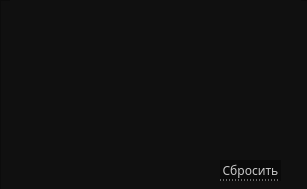
   <widget class="QWidget" name="ramVolume">
    <property name="geometry">
     <rect>
      <x>0</x>
      <y>0</y>
      <width>307</width>
      <height>189</height>
     </rect>
    </property>
    <attribute name="icon">
     <iconset>
      <normaloff>../../images/down-arrow.png</normaloff>../../images/down-arrow.png</iconset>
    </attribute>
    <attribute name="label">
     <string>Макс. объём ОЗУ [Гб]</string>
    </attribute>
    <widget class="QFrame" name="frameRamVolume">
     <property name="geometry">
      <rect>
       <x>0</x>
       <y>0</y>
       <width>311</width>
       <height>191</height>
      </rect>
     </property>
     <property name="styleSheet">
      <string notr="true">QFrame{
	background-color: #101010;
}
</string>
     </property>
     <property name="frameShape">
      <enum>QFrame::StyledPanel</enum>
     </property>
     <property name="frameShadow">
      <enum>QFrame::Raised</enum>
     </property>
     <widget class="QTableWidget" name="tableRamVolume">
      <property name="enabled">
       <bool>true</bool>
      </property>
      <property name="geometry">
       <rect>
        <x>10</x>
        <y>0</y>
        <width>291</width>
        <height>161</height>
       </rect>
      </property>
      <property name="font">
       <font>
        <family>Montserrat Medium</family>
        <stylestrategy>PreferAntialias</stylestrategy>
       </font>
      </property>
      <property name="mouseTracking">
       <bool>true</bool>
      </property>
      <property name="focusPolicy">
       <enum>Qt::NoFocus</enum>
      </property>
      <property name="autoFillBackground">
       <bool>false</bool>
      </property>
      <property name="styleSheet">
       <string notr="true">QTableWidget::item
{
 	border-bottom: 1px solid rgb(60,60,60); 
	border-right: 0px;
	border-left: 0px;
	border-top:0px;
}

QTableView
{
	background-color: #101010;
	color: #dddddd;
	border-top: 0px;
	border-right: 0px;
	border-left: 0px;
	border-bottom: 0px;
}

QTableWidget::item:hover {
    color: white;
	border-bottom: 1px solid rgb(180,180,180);
}      

QTableWidget::item:selected
{
 	color: white;
	border-bottom: 1px solid rgb(180,180,180);
}

QScrollBar:vertical {
	border: none;
    background-color: #151515;
    width: 8px;
    margin: 15px 0 15px 0;
	border-radius: 0px;
 }

/*  HANDLE BAR VERTICAL */
QScrollBar::handle:vertical {	
	background-color: #151515;
	min-height: 30px;
	border-radius: 0px;
	border: 1px solid;
	border-right: 0px;
	border-color: rgb(60,60,60);
}
QScrollBar::handle:vertical:hover{	
	background-color:  rgb(50,50,50);
	border-color: rgb(60,60,60);
}
QScrollBar::handle:vertical:pressed {	
	background-color: rgb(120, 0, 2);
}

/* BTN TOP - SCROLLBAR */
QScrollBar::sub-line:vertical {
	background-color: #151515;
	height: 15px;
	subcontrol-position: top;
	subcontrol-origin: margin;
	border: 0px;
	border-bottom: 1px solid rgb(180, 0, 0);
}
QScrollBar::sub-line:vertical:hover {	
	background-color: #575757;
	border-color: #242424;
}
QScrollBar::sub-line:vertical:pressed {	
	background-color: rgb(120, 0, 2);
}

/* BTN BOTTOM - SCROLLBAR */
QScrollBar::add-line:vertical {
	background-color: #151515;
	height: 15px;
	subcontrol-position: bottom;
	subcontrol-origin: margin;
	border: 1px solid;
	border-color: rgb(60,60,60);
	border: 1px solid;
	border-top:1px solid rgb(180, 0, 0);
	border-right: 0px;
	border-bottom: 0px;
}
QScrollBar::add-line:vertical:hover {	
	background-color: #575757;
	border-color: #242424;
}
QScrollBar::add-line:vertical:pressed {	
	background-color: rgb(120, 0, 2);
}
/* RESET ARROW */
QScrollBar::up-arrow:vertical, QScrollBar::down-arrow:vertical {
	background: none;
}

QScrollBar::add-page:vertical, QScrollBar::sub-page:vertical {
	background: none;
}</string>
      </property>
      <property name="editTriggers">
       <set>QAbstractItemView::AnyKeyPressed|QAbstractItemView::EditKeyPressed|QAbstractItemView::SelectedClicked</set>
      </property>
      <property name="selectionMode">
       <enum>QAbstractItemView::MultiSelection</enum>
      </property>
      <property name="selectionBehavior">
       <enum>QAbstractItemView::SelectRows</enum>
      </property>
      <property name="showGrid">
       <bool>false</bool>
      </property>
      <property name="gridStyle">
       <enum>Qt::SolidLine</enum>
      </property>
      <property name="sortingEnabled">
       <bool>true</bool>
      </property>
      <attribute name="horizontalHeaderVisible">
       <bool>false</bool>
      </attribute>
      <attribute name="horizontalHeaderCascadingSectionResizes">
       <bool>true</bool>
      </attribute>
      <attribute name="horizontalHeaderDefaultSectionSize">
       <number>120</number>
      </attribute>
      <attribute name="horizontalHeaderHighlightSections">
       <bool>false</bool>
      </attribute>
      <attribute name="horizontalHeaderMinimumSectionSize">
       <number>15</number>
      </attribute>
      <attribute name="horizontalHeaderShowSortIndicator" stdset="0">
       <bool>true</bool>
      </attribute>
      <attribute name="horizontalHeaderStretchLastSection">
       <bool>false</bool>
      </attribute>
      <attribute name="verticalHeaderVisible">
       <bool>false</bool>
      </attribute>
      <attribute name="verticalHeaderCascadingSectionResizes">
       <bool>false</bool>
      </attribute>
      <attribute name="verticalHeaderMinimumSectionSize">
       <number>10</number>
      </attribute>
      <column>
       <property name="text">
        <string>Выбор</string>
       </property>
      </column>
      <column>
       <property name="text">
        <string>Название</string>
       </property>
      </column>
     </widget>
     <widget class="QPushButton" name="btnResetRamVolume">
      <property name="geometry">
       <rect>
        <x>220</x>
        <y>160</y>
        <width>61</width>
        <height>21</height>
       </rect>
      </property>
      <property name="font">
       <font>
        <family>Montserrat Medium</family>
        <pointsize>9</pointsize>
       </font>
      </property>
      <property name="styleSheet">
       <string notr="true">QPushButton
{
background-color: rgb(10, 10, 10);
color:  rgb(200,200, 200);
border: 0px;
border-bottom: 1px dotted rgb(200, 200, 200);
}

QPushButton::hover
{
color: red;
border-bottom: 1px dotted red;
}
</string>
      </property>
      <property name="text">
       <string>Сбросить</string>
      </property>
     </widget>
    </widget>
   </widget>
